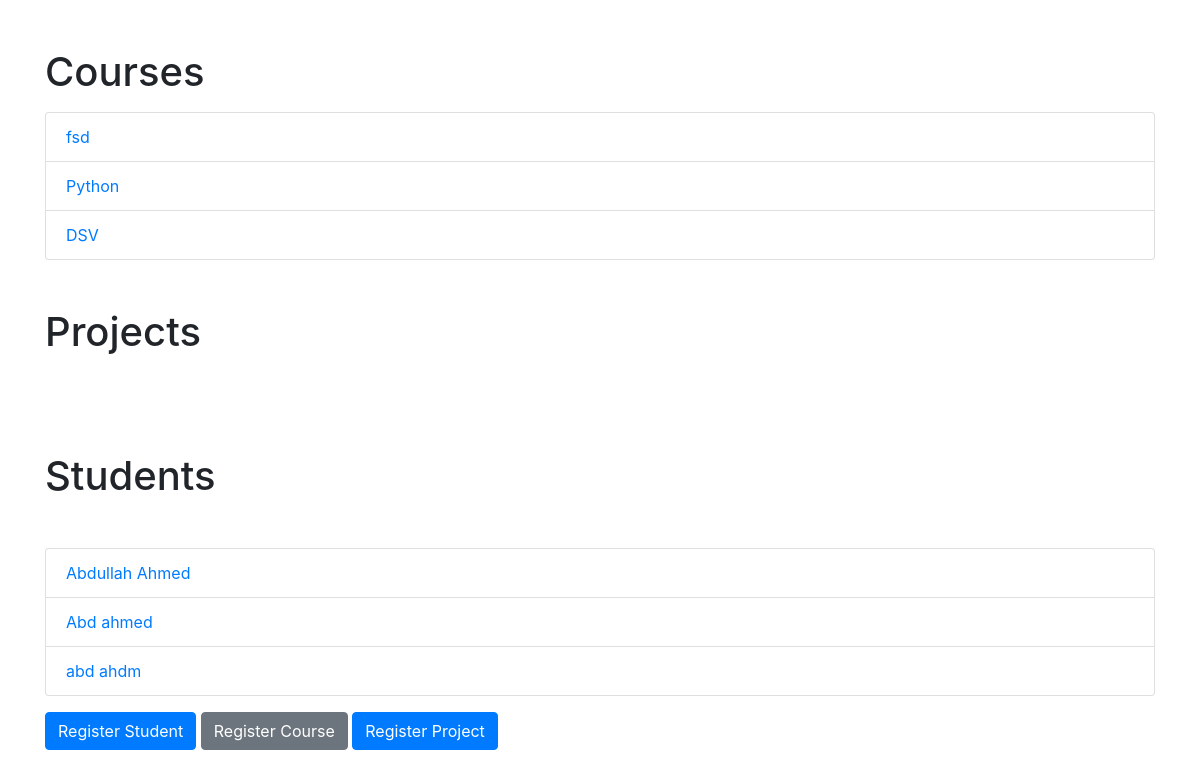
The app's page /index/, older data.
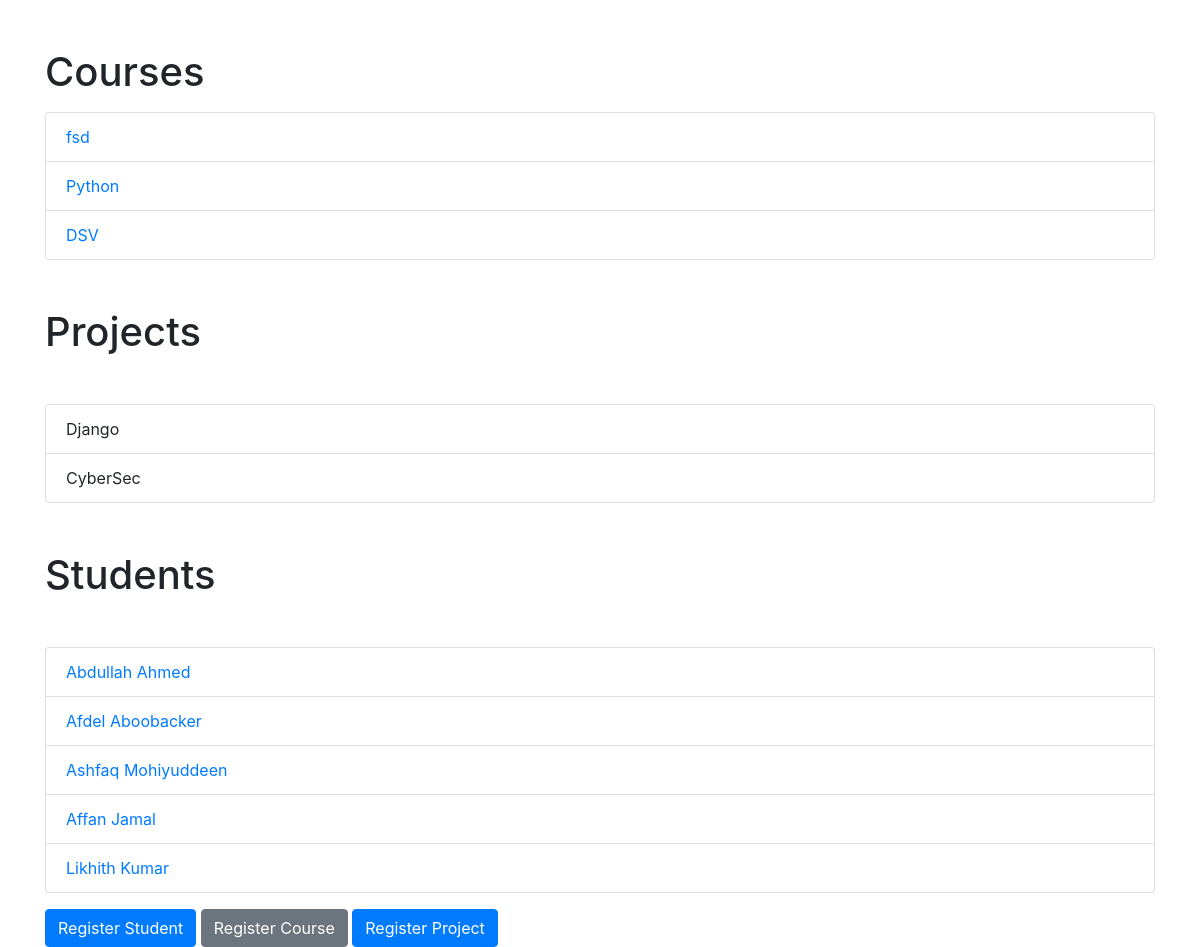
The same page, newer data.
### student_course_registration_app/models.py (models this page shows, shortened)
class Course(models.Model):
    name = models.CharField(max_length=255)
    description = models.TextField(blank=True, null=True)

class Student(models.Model):
    first_name = models.CharField(max_length=255, default='')
    last_name = models.CharField(max_length=255, default='')
    email = models.EmailField(unique=True, default='')
    courses = models.ManyToManyField(Course, related_name='students', blank=True)
    projects = models.ManyToManyField(Project, blank=True)

class Project(models.Model):
    topic = models.CharField(max_length=100, default='') # Added default value for topic
    languages_used = models.CharField(max_length=100, default='')
    duration = models.CharField(max_length=100,default='')

### student_course_registration_app/views.py (the view)
# urls.py: path('index/', views.index, name='index'),
def index(request):
    courses = Course.objects.all()
    projects = Project.objects.all()
    students = Student.objects.all()
    return render(request, 'student_course_registration_app/index.html', { 'courses': courses,'projects': projects,'students':students})

### student_course_registration_app/templates/student_course_registration_app/index.html
{% extends 'base.html' %}
{% block content %}
<div class="container mt-3">
    <h1 class="mt-5">Courses</h1>
    <ul class="list-group mt-3">
        {% for course in courses %}
        <li class="list-group-item"><a href="{% url 'student_list' course.id %}">{{ course.name}}</a></li>
        {% endfor %}
    </ul>
    <h1 class="mt-5 my-5">Projects</h1>
    <ul class="list-group mt-3">
        {% for project in projects %}
        <li class="list-group-item">
            {{ project.topic }}
        </li>
        {% endfor %}
    </ul>
    <h1 class="mt-5 my-5">Students</h1>
    <ul class="list-group mt-3">
        {% for student in students %}
        <li class="list-group-item">
            <a href="{% url 'student_detail' student.pk %}">{{ student.first_name }} {{ student.last_name }}</a>
        </li>
        {% endfor %}
    </ul>
    <a class="btn btn-primary mt-3" href="{% url 'register_student' %}">Register Student</a>
    <a class="btn btn-secondary mt-3" href="{% url 'register_course' %}">Register Course</a>
    <a class="btn btn-primary mt-3" href="{% url 'register_project' %}">Register Project</a>
</div>
{% endblock %}

### student_course_registration_app/templates/base.html (shortened to what this page needs)
<!DOCTYPE html>
<html>
<head>
    <link rel="stylesheet" href="https://stackpath.bootstrapcdn.com/bootstrap/4.5.2/css/bootstrap.min.css" >
</head>
<body>
    {% block content %}
    {% endblock content %}
</body>
</html>

Row changes from the older to the newer data that the page shows:
added Project: topic "Django"
added Project: topic "CyberSec"
changed Student: first_name "Abd" → "Afdel"; last_name "ahmed" → "Aboobacker"
changed Student: first_name "abd" → "Ashfaq"; last_name "ahdm" → "Mohiyuddeen"
added Student: first_name "Affan", last_name "Jamal"
added Student: first_name "Likhith", last_name "Kumar"
